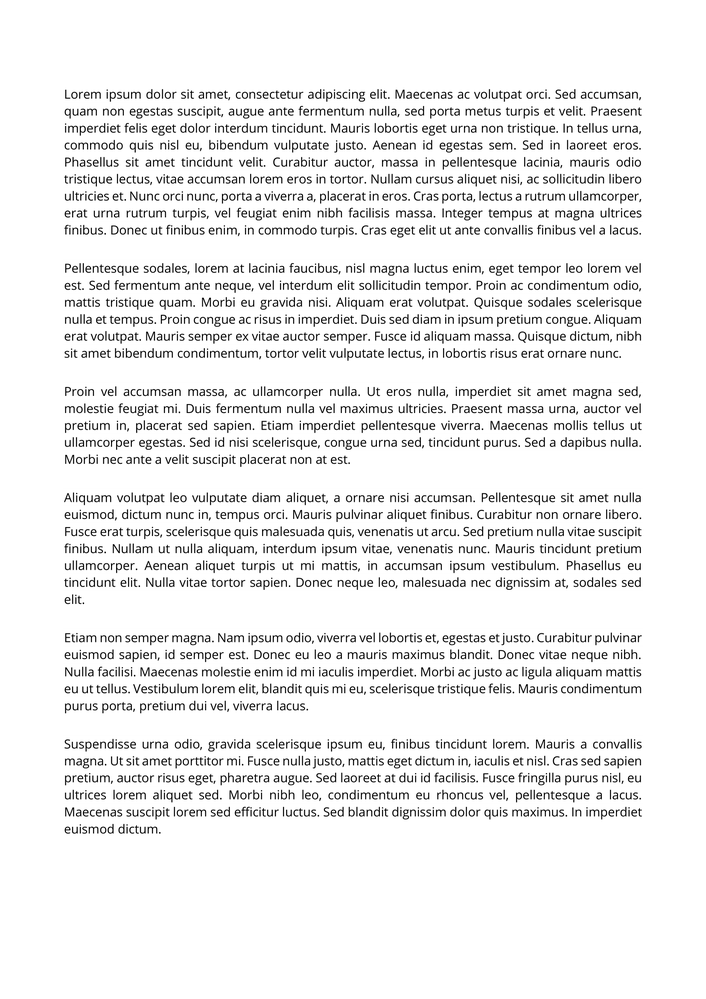
#> input picture Converted Paper (8)/001.png, 706 x 999 px, shrunk from 1654 x 2339 before the run; its folder holds only this picture in this run
$ python main.py
#> lines starting #> are read from the running program, lines starting #| are printed output that depends on the picture; after the words box and inside, x2 and y2 are one past the last pixel; in counts of white or black regions, pixels touching at a corner belong together
import os
import cv2
import numpy as np
from typing import List, Tuple, Optional

# Used for debugging during development, visualizes columns/rows/paragraphs
# [15 lines left out: function debug_img, not called in this run]


# Define segment areas based on 1D histogram (row or column projection)
def find_segments(hist: np.ndarray, min_thresh: int = 1) -> List[Tuple[int, int]]:
    segments = []       # stores the start and end pixel position of each content segment
    in_seg = False      # flag to check if we are inside a segment currently
    start = 0           # variable to remember start index of a segment

    # Scanning through list to find regions of non-zero values (meaning these are content segments)
    for idx, val in enumerate(hist):

        # If value is higher than threshold and in_seg status = false -> start a segment
        if val > min_thresh and not in_seg:
            start = idx
            in_seg = True
        # If value drops below threshold -> segment ends
        elif val <= min_thresh and in_seg:
            segments.append((start, idx))
            in_seg = False

    # If the image ends while still in_seg = true, add to the last index
    if in_seg:
        segments.append((start, len(hist)))

    return segments


# Remove segments that are too small to be meaningful
# (This is REQUIRED to remove certain weird pickups where iffy noise gets registered as a row)
def filter_segments(segments: List[Tuple[int, int]], min_size: int = 15) -> List[Tuple[int, int]]:
    return [(start, end) for start, end in segments if end - start >= min_size] # only keep segments where the height/width is at least 'min_size'


# Merge segments that are close together based on max allowed gap
def merge_segments(segments: List[Tuple[int, int]], max_gap: Optional[int] = None) -> List[Tuple[int, int]]:

    # Calculate adaptive gap if not provided
    if max_gap is None:
        max_gap = calculate_adaptive_gap(segments)

    merged = [] # final list of merged segments
    current_start, current_end = segments[0] # take the first segment's start and end as current points

   # If the NEXT segment's start doesn't exceed map_gap, merge them together
    for next_start, next_end in segments[1:]:
        if next_start - current_end <= max_gap:
            # Extend current segment
            current_end = next_end
        else:
            # Else, store current points and move on to the next
            merged.append((current_start, current_end))
            current_start, current_end = next_start, next_end

    # Append final segment
    merged.append((current_start, current_end))
    return merged


# Dynamically determine what "gap" qualifies as paragraph break
def calculate_adaptive_gap(segments: List[Tuple[int, int]], default_gap: int = 30) -> int:

    if len(segments) < 2:
        return default_gap # Not enough segment samples to guess adaptive value

    gaps = [] # list of all distance between segments

    # Find all gaps between segments by taking end of segment(1) - start of segment(2)
    for i in range(len(segments) - 1):
        gap = segments[i + 1][0] - segments[i][1]
        if gap > 0:
            gaps.append(gap)

    # If all segments were overlapping or adjacent, fallback to default
    if not gaps:
        return default_gap

    # Sort gaps to identify a "natural" jump
    sorted_gaps = sorted(gaps)

    # Compute the DIFFERENCES between each consecutive gap
    # Core idea: if there's a sudden big jump in gap, we will catch that later and use it as the gap between paragraphs
    diffs = [b - a for a, b in zip(sorted_gaps, sorted_gaps[1:])]

    if not diffs:
        return default_gap

    # Find the largest jump between two gaps, that can differentiate line vs paragraph spacing
    max_jump_idx = np.argmax(diffs)
    adaptive_gap = sorted_gaps[max_jump_idx] # the biggest disparity found between gaps as paragraph break

    return int(adaptive_gap)


# Save cropped image based on a bounding box (paragraph area)
def save_to_img(img_color: np.ndarray, box: Tuple[int, int, int, int], page_id: str, para_idx: int, out_dir: str) -> None:
    x, y, w, h = box

    # Add small padding to improve readability
    padding = 10
    x_pad = max(0, x - padding)
    y_pad = max(0, y - padding)
    w_pad = min(img_color.shape[1] - x_pad, w + 2 * padding)
    h_pad = min(img_color.shape[0] - y_pad, h + 2 * padding)

    # Crop padded paragraph region
    crop = img_color[y_pad:y_pad+h_pad, x_pad:x_pad+w_pad]

    # Construct output filename and path
    filename = f"{page_id}_para{para_idx:02d}.png"
    filepath = os.path.join(out_dir, filename)

    # Write image to file; throw error if failure
    success = cv2.imwrite(filepath, crop)
    if not success:
        print(f"    Warning: Failed to save {filename}")


# Main logic to extract paragraphs from a single page image
def extract_paragraphs(img_path: str, out_dir: str) -> int:

    # Get file name without its extension as page ID
#> called with img_path = 'Converted Paper (8)/001.png', out_dir = 'outputs'
    page_id = os.path.splitext(os.path.basename(img_path))[0]
    print(f"Processing page: {page_id}")

    # Load image in grayscale, all binary operations will be operated on img_grau
    img_gray = cv2.imread(img_path, 0)
#> img_gray is the input picture: shape (999, 706); min 0, max 255, mean 237.8

    # Keep a colored version for final crop
    img_color = cv2.imread(img_path)
    if img_gray is None:
        print(f"  Error: Could not load image {img_path}")
        return 0

    # Convert image to binary: text becomes white (255), background becomes black (0)
    _, binary = cv2.threshold(img_gray, 0, 255, cv2.THRESH_BINARY_INV + cv2.THRESH_OTSU)
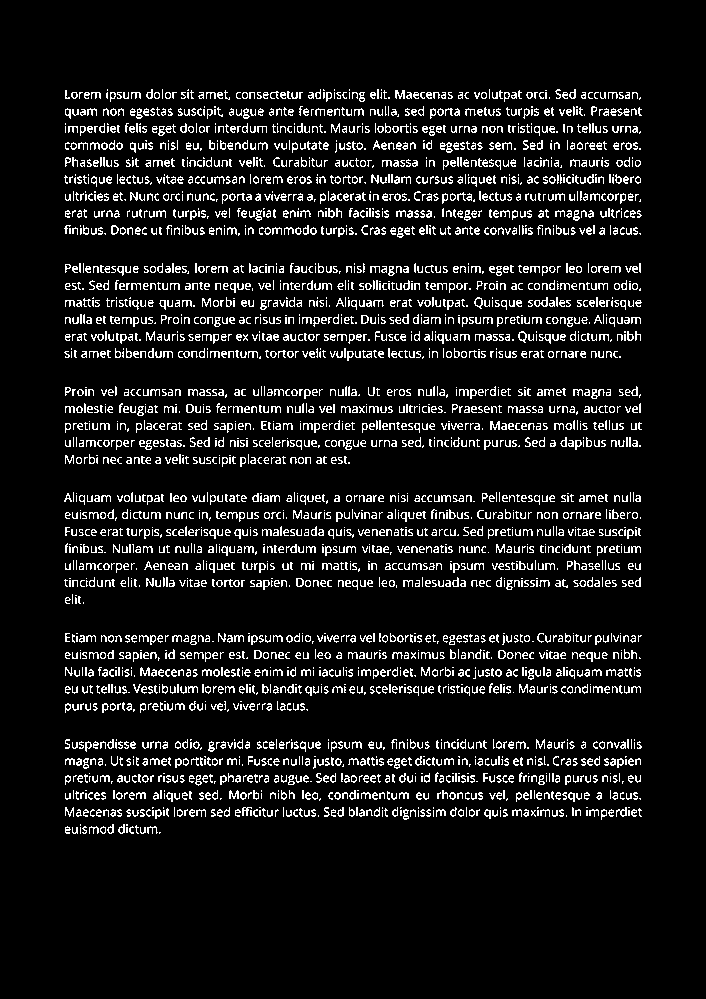
#> binary: shape (999, 706); 8.9% white in thin lines or dots, all inside (x1, y1, x2, y2) = (64, 89, 642, 834)


    # --------- Step 1: Detect columns ---------------
    col_histogram = np.sum(binary > 0, axis=0)              # count non-black pixels column-wise
#> col_histogram = 706 values, max 271 at index 65, min 0 at index 0, mean 89.33
    col_segs = find_segments(col_histogram, min_thresh=5)   # find continuous column segments
#> the loop in find_segments, `for idx, val in enumerate(hist):` made 706 passes
#> (start, in_seg) on pass 65: (64, True)
#> after the loop in find_segments, `for idx, val in enumerate(hist):`: in_seg = False; segments = [(64, 642)]; start = 64
#> col_segs = [(64, 642)]
    col_segs = filter_segments(col_segs, min_size=50)       # remove noise

    # Line used for debugging during column detection
    # debug_img(binary, [(x0, 0, x1 - x0, binary.shape[0]) for x0, x1 in col_segs], (0, 255, 0), "columns", f"{page_id}_col_segs.png")

    print(f"  Detected {len(col_segs)} columns")
#|   Detected 1 columns

    para_boxes = []             # list of paragraphs
    total_row_segments = 0      # count of line detections (before merging)
    total_merged_segments = 0   # count of merged segments (paragraphs)


    # --------- Step 2: For each column, detect rows ---------------
    for col_idx, (x0, x1) in enumerate(col_segs):

        # Extract current column from image
        col_img = binary[:, x0:x1]

        row_proj = np.sum(col_img > 0, axis=1)              # count non-black pixels row-wise
        row_segs = find_segments(row_proj, min_thresh=5)    # find continuous lines
        row_segs = filter_segments(row_segs, min_size=5)    # remove noise

        # Line used for debugging during row detection
        # debug_img(binary, [(x0, y0, x1 - x0, y1 - y0) for y0, y1 in row_segs], (0, 255, 255), "rows", f"{page_id}_col{col_idx + 1}_rows.png")


        # --------- Step 3: Merge rows into paragraphs ---------------
        merged_segs = merge_segments(row_segs)                  # merge each line into paragraphs
        merged_segs = filter_segments(merged_segs, min_size=5)  # remove noise

        # Line used for debugging when merging lines
        # debug_img(binary, [(x0, y0, x1 - x0, y1 - y0) for y0, y1 in merged_segs], (255, 0, 0), "paragraphs", f"{page_id}_col{col_idx+1:02d}_paragraphs.png")

        total_row_segments += len(row_segs)
        accepted_count = 0  # counter for successful paragraphs processed
        para_idx = 1        # stores paragraph number in this column

        print(f"    Column {col_idx + 1}: {len(row_segs)} lines → {len(merged_segs)} paragraphs")


        # --------- Step 4: Process and save paragraphs ---------------
        for y0, y1 in merged_segs:
            box = (x0, y0, x1 - x0, y1 - y0) # box = (x, y, width, height)

            # [9 lines of commented-out code are left out]

            para_boxes.append(box)
            accepted_count += 1
            para_idx += 1 # move on to next paragraph

        total_merged_segments += accepted_count # update total
#> this loop made 1 pass
#> (col_idx, x0, x1, max_gap in merge_segments) on pass 1: (0, 64, 642, 8)
#> (printed output is left out)
#> pass 1, in extract_paragraphs, `col_img = binary[:, x0:x1]`:
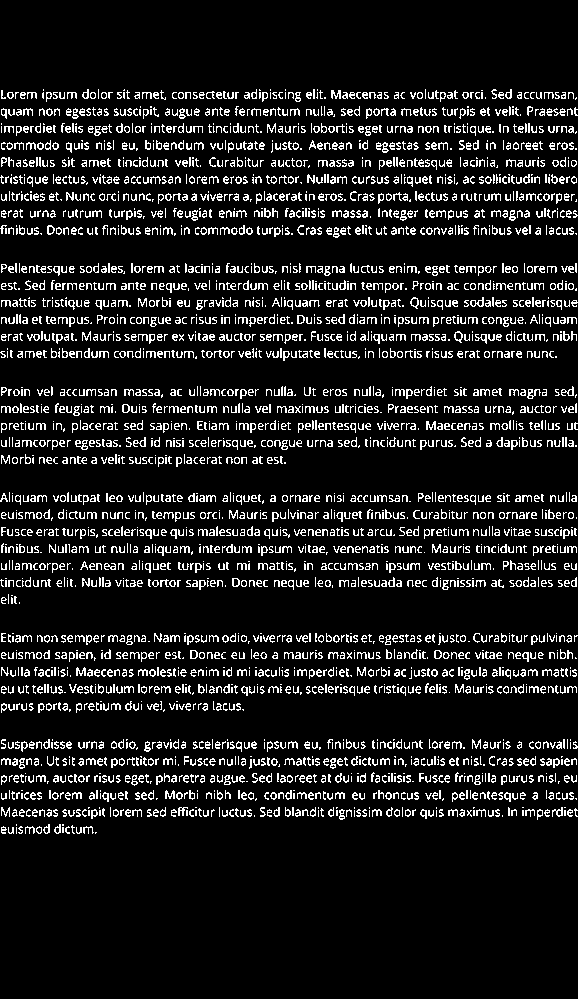
#> col_img: shape (999, 578); 10.9% white in thin lines or dots, all inside (x1, y1, x2, y2) = (0, 89, 578, 834)
#> after the loop, para_boxes = [(64, 89, 578, 148), (64, 263, 578, 95), (64, 386, 578, 78), (64, 492, 578, 112), (64, 633, 578, 79), (64, 739, 578, 95)]; total_merged_segments = 6; total_row_segments = 38

    print(f"  Total: {total_row_segments} line segments → {total_merged_segments} paragraphs\n")
#|   Total: 38 line segments → 6 paragraphs

    # --------- Step 5: Output all paragraphs to directory ---------------
    os.makedirs(out_dir, exist_ok=True) # make sure output folder exists

    # Save to image for each paragraph extracted in current page
    for idx, box in enumerate(para_boxes, start=1):
        save_to_img(img_color, box, page_id, idx, out_dir) # pass colored image to crop
#> this loop made 6 passes
#> (box, y in save_to_img, h in save_to_img, y_pad in save_to_img, h_pad in save_to_img, filename in save_to_img) on passes 1 to 6: ((64, 89, 578, 148), 89, 148, 79, 168, '001_para01.png'), ((64, 263, 578, 95), 263, 95, 253, 115, '001_para02.png'), ((64, 386, 578, 78), 386, 78, 376, 98, '001_para03.png'), ((64, 492, 578, 112), 492, 112, 482, 132, '001_para04.png'), ((64, 633, 578, 79), 633, 79, 623, 99, '001_para05.png'), ((64, 739, 578, 95), 739, 95, 729, 115, '001_para06.png')
#> pass 1, in save_to_img, `crop = img_color[y_pad:y_pad+h_pad, x_pad:x_pad+w_pad]`:
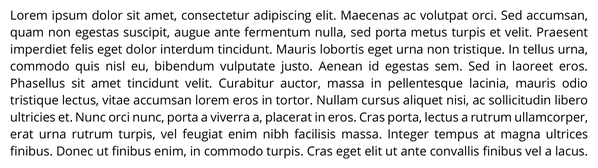
#> crop: shape (168, 598, 3); min 0, max 255, mean 224.1
#> pass 2, in save_to_img (call 2), `crop = img_color[y_pad:y_pad+h_pad, x_pad:x_pad+w_pad]`:
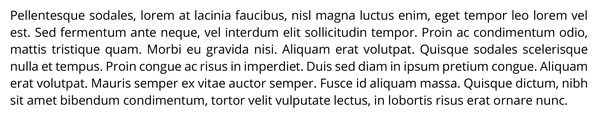
#> crop: shape (115, 598, 3); min 0, max 255, mean 224.7
#> pass 3, in save_to_img (call 3), `crop = img_color[y_pad:y_pad+h_pad, x_pad:x_pad+w_pad]`:
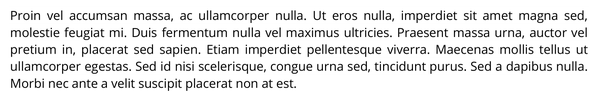
#> crop: shape (98, 598, 3); min 0, max 255, mean 229

    return len(para_boxes)


def main():
    input_dir = "Converted Paper (8)"   # folder where input PNG files are located
    output_dir = "outputs"              # folder to save output paragraph images

    # Find PNG files
    if not os.path.exists(input_dir):
        print(f"Error: Input directory '{input_dir}' does not exist")
        return

    # List PNG files sorted alphabetically
    files = [f for f in sorted(os.listdir(input_dir)) if f.lower().endswith(".png")]
    print(f"Found {len(files)} PNG files: {files}\n")

    if not files:
        print("No PNG files found in input directory")
        return

    total_paragraphs = 0 # global counter for all paragraphs found

    # Start the paragraph extraction process on each image file
    for fname in files:
        img_path = os.path.join(input_dir, fname)
        para_count = extract_paragraphs(img_path, output_dir)
#> para_count = 6
        total_paragraphs += para_count
#> total_paragraphs = 6

    print(f"Total paragraphs extracted: {total_paragraphs}")
#| Total paragraphs extracted: 6
    print(f"Average paragraphs per page: {total_paragraphs / len(files):.1f}")
#| Average paragraphs per page: 6.0


if __name__ == "__main__":
    main()

$ run again, on Converted Paper (8)/005.png
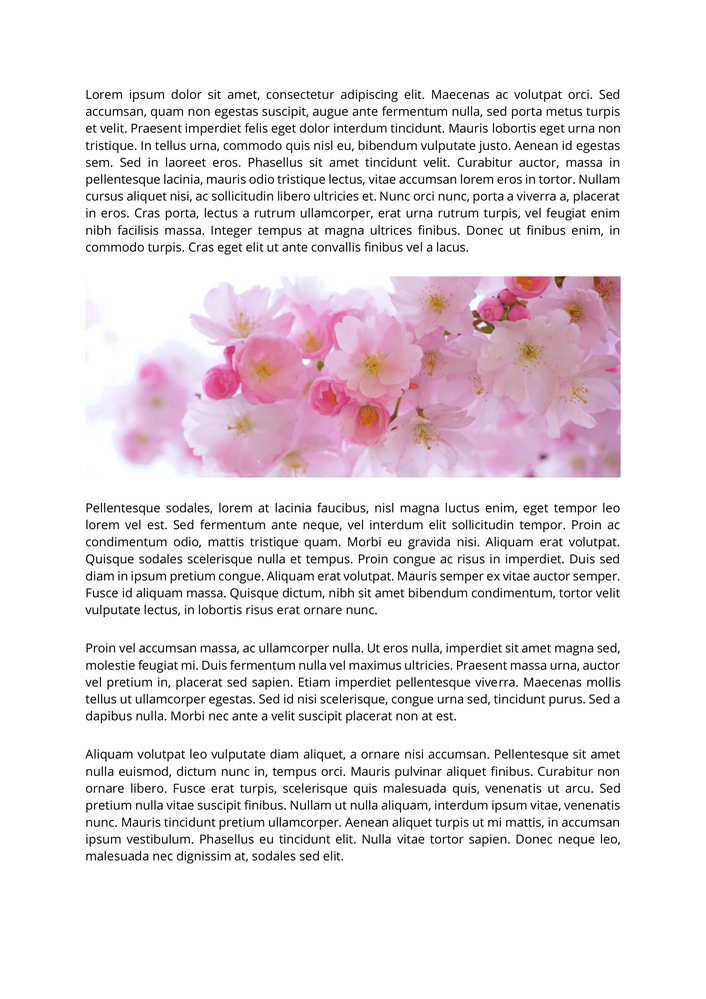
#> input picture Converted Paper (8)/005.png, 706 x 999 px, shrunk from 1654 x 2339 before the run
#> in extract_paragraphs, img_color is the input picture: shape (999, 706, 3); mean B, G, R 233.9, 230.7, 237.1
#> in extract_paragraphs, `_, binary = cv2.threshold(img_gray, 0, 255, cv2.THRESH_BINARY_INV + cv..`:
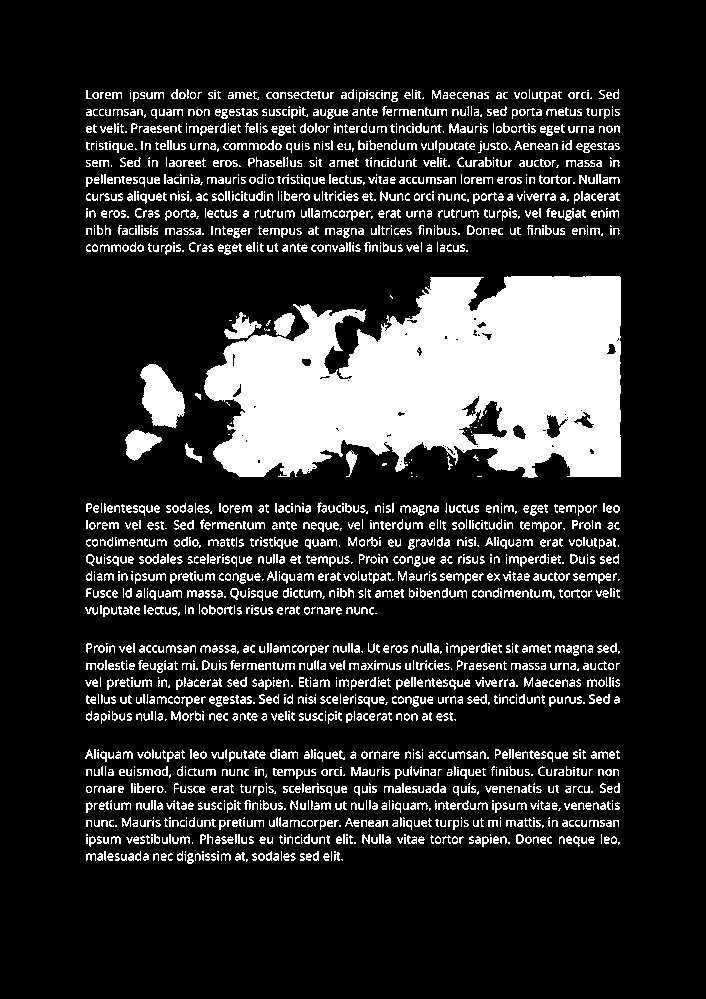
#> binary: shape (999, 706); 16.5% white; 2268 white regions (807 under 20 px), largest, box (x1, y1, x2, y2) and area: (204, 276, 621, 478) 60491, (140, 364, 185, 428) 1870, (125, 430, 162, 461) 677
#> col_histogram = 706 values, max 335 at index 618, min 0 at index 0, mean 165
#> the loop in find_segments, `for idx, val in enumerate(hist):` made 706 passes
#> (start, in_seg) on pass 87: (86, True)
#> after the loop in find_segments, `for idx, val in enumerate(hist):`: in_seg = False; segments = [(86, 621)]; start = 86
#> col_segs = [(86, 621)]
#|   Detected 1 columns
#> the loop in extract_paragraphs, `for col_idx, (x0, x1) in enumerate(col_segs):` made 1 pass
#> (col_idx, x0, x1, max_gap in merge_segments) on pass 1: (0, 86, 621, 7)
#> (printed output is left out)
#> after the loop in extract_paragraphs, `for col_idx, (x0, x1) in enumerate(col_segs):`: para_boxes = [(86, 89, 535, 165), (86, 276, 535, 202), (86, 503, 535, 112), (86, 643, 535, 78), (86, 749, 535, 112)]; total_merged_segments = 5; total_row_segments = 30
#|   Total: 30 line segments → 5 paragraphs
#> the loop in extract_paragraphs, `for idx, box in enumerate(para_boxes, start=1):` made 5 passes
#> (box, y in save_to_img, h in save_to_img, y_pad in save_to_img, h_pad in save_to_img, filename in save_to_img) on passes 1 to 5: ((86, 89, 535, 165), 89, 165, 79, 185, '005_para01.png'), ((86, 276, 535, 202), 276, 202, 266, 222, '005_para02.png'), ((86, 503, 535, 112), 503, 112, 493, 132, '005_para03.png'), ((86, 643, 535, 78), 643, 78, 633, 98, '005_para04.png'), ((86, 749, 535, 112), 749, 112, 739, 132, '005_para05.png')
#> pass 3, in save_to_img (call 3), `crop = img_color[y_pad:y_pad+h_pad, x_pad:x_pad+w_pad]`:
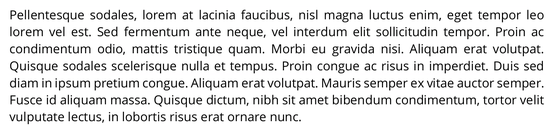
#> crop: shape (132, 555, 3); mean B, G, R 226.5, 226.5, 226.5
#> para_count = 5
#| Total paragraphs extracted: 5
#| Average paragraphs per page: 5.0
